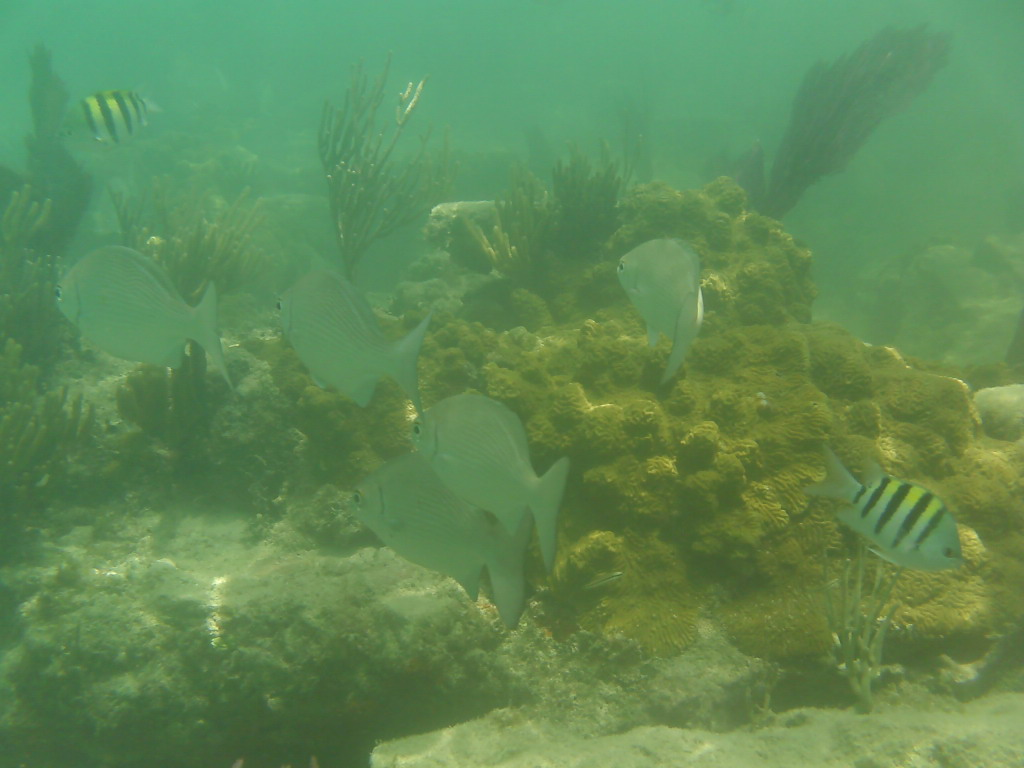
#> input picture ShallowWaterImage/imm1.jpg, 1024 x 768 px
$ python project.py
#> lines starting #> are read from the running program, lines starting #| are printed output that depends on the picture; long printed decimals are rounded
import os
import numpy as np
import cv2
import math
from skimage.color import rgb2hsv,hsv2rgb
from skimage.color import rgb2lab, lab2rgb
import statistics
from matplotlib import pyplot as plt


######################################################

def stretching(img):
    height = img.shape[0]  #row of image
    width = img.shape[1]    #col of image
    for k in range(0, 3):
        #Max_channel  = np.max(img[:,:,k])
        #Min_channel  = np.min(img[:,:,k])


        length = height * width
        R_rray = (np.copy(img[:,:,k])).flatten()
        R_rray.sort()

        ###################################################
        mm=statistics.mode(R_rray)
        LL=list(R_rray)
        mindex=LL.index(mm)

        Min_channel = int(R_rray[int(mindex*0.1/ 100)])
        Max_channel = int(R_rray[-int( (length-mindex)*0.1/100 )])

        ####################################################
        #Min_channel = int(R_rray[int(length / 100)])
        #Max_channel = int(R_rray[-int(length / 100)])
        #############################################################
        modd=statistics.mode(R_rray)

        omin=int((1-0.655)*modd)
        omax=255


        for i in range(height):
            for j in range(width):
                img[i,j,k] = (img[i,j,k] - Min_channel) * (omax - omin) / (Max_channel - Min_channel)+ omin
    return img


##############################################################

def cal_equalisation(img,ratio):
    Array = img * ratio
    Array = np.clip(Array, 0, 255)
    return Array

def RGB_equalisation(img):
    img = np.float32(img)
    avg_RGB = []
    totalave=0

    for i in range(3):
        avg = np.mean(img[:,:,i])    ##
        avg_RGB.append(avg)
        totalave=totalave+avg

    totalave=totalave/3

    avg_RGB = 128/np.array(avg_RGB)  ##128/mean
    ratio = avg_RGB

    for i in range(0,2):
        img[:,:,i] = cal_equalisation(img[:,:,i],ratio[i])
    return img


########################################################

e = math.e

def global_Stretching_ab(a,height, width):
    array_Global_histogram_stretching_L = np.zeros((height, width), 'float64')
    for i in range(0, height):
        for j in range(0, width):
                p_out = a[i][j] * (1.3 ** (1 - math.fabs(a[i][j] / 128)))
                array_Global_histogram_stretching_L[i][j] = p_out
    return (array_Global_histogram_stretching_L)


############################################################3
def global_stretching(img_L,height, width):
    length = height * width
    R_rray = (np.copy(img_L)).flatten()
    R_rray.sort()
    #print('R_rray',R_rray)
    I_min = int(R_rray[int(length / 1000)])
    I_max = int(R_rray[-int(length / 1000)])
    #print('I_min',I_min)
    #print('I_max',I_max)
    array_Global_histogram_stretching_L = np.zeros((height, width))
    for i in range(0, height):
        for j in range(0, width):
            if img_L[i][j] < I_min:
                p_out = img_L[i][j]
                array_Global_histogram_stretching_L[i][j] = 0
            elif (img_L[i][j] > I_max):
                p_out = img_L[i][j]
                array_Global_histogram_stretching_L[i][j] = 100
            else:
                p_out = int((img_L[i][j] - I_min) * ((100) / (I_max - I_min)))
                array_Global_histogram_stretching_L[i][j] = p_out
    return (array_Global_histogram_stretching_L)


#############################################################

def  LABStretching(sceneRadiance):


    sceneRadiance = np.clip(sceneRadiance, 0, 255)
    sceneRadiance = np.uint8(sceneRadiance)

    height = sceneRadiance.shape[0]
    width = sceneRadiance.shape[1]

    img_lab = rgb2lab(sceneRadiance)
    L, a, b = cv2.split(img_lab)

    img_L_stretching = global_stretching(L, height, width)
    img_a_stretching = global_Stretching_ab(a, height, width)
    img_b_stretching = global_Stretching_ab(b, height, width)

    labArray = np.zeros((height, width, 3), 'float64')
    labArray[:, :, 0] = img_L_stretching
    labArray[:, :, 1] = img_a_stretching
    labArray[:, :, 2] = img_b_stretching
    img_rgb = lab2rgb(labArray) * 255


    return img_rgb


###################################################################

def MSE(img1, img2):
    squared_diff = (img1 -img2)**2
    summed = np.sum(squared_diff)
    num_pix = img1.shape[0] * img1.shape[1]
    err = summed / num_pix

    return err


################################################################
imgg = cv2.imread('imm1.jpg')
#> imgg is the input picture: shape (768, 1024, 3); mean B, G, R 85.9, 137.7, 95.5

#colour equalization
sceneRadiance = RGB_equalisation(imgg)
#> the loop in RGB_equalisation, `for i in range(3):` made 3 passes
#> (avg, totalave) on passes 1 to 3: (85.87, 85.87), (137.7, 223.6), (95.48, 319.1)
#> after the loop in RGB_equalisation, `for i in range(3):`: avg_RGB = [85.87, 137.7, 95.48]; totalave = 319.1
#> in RGB_equalisation, `totalave=totalave/3`: totalave = 106.4
#> in RGB_equalisation, `avg_RGB = 128/np.array(avg_RGB)`: avg_RGB = [1.49, 0.929, 1.34]
#> after the loop in RGB_equalisation, `for i in range(0,2):`:
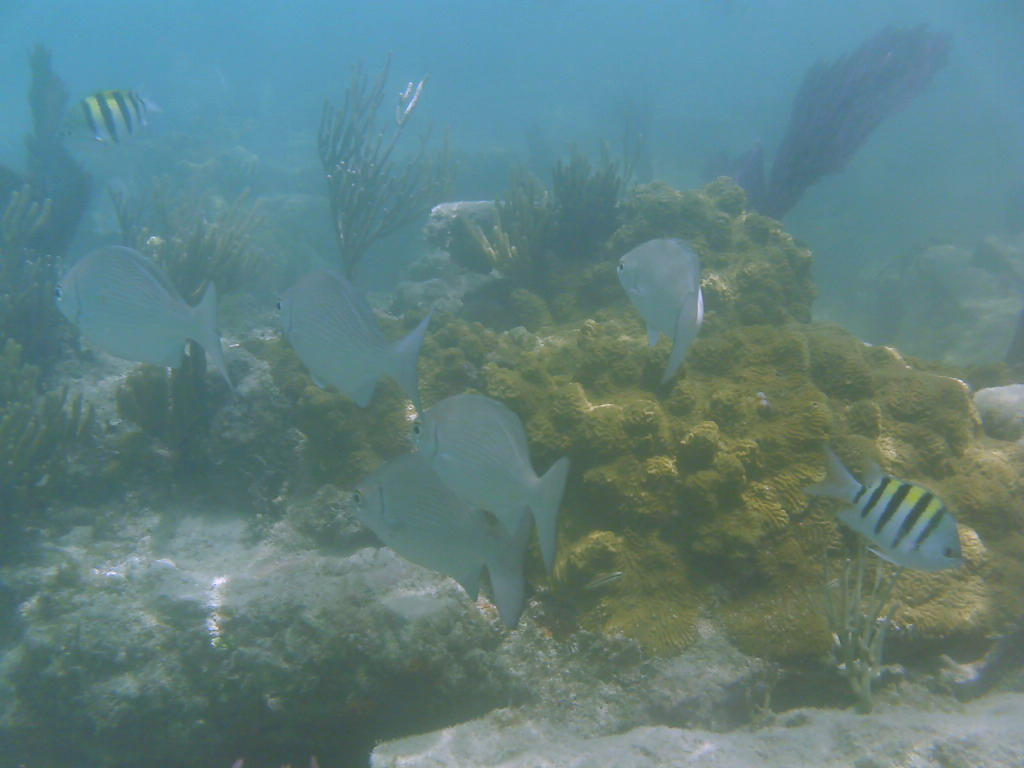
#> img: shape (768, 1024, 3) float32; mean B, G, R 128, 128, 95.5

#RGHS
sceneRadiance = stretching(sceneRadiance)
#> the loop in stretching, `for k in range(0, 3):` made 3 passes
#> (mm, mindex, Min_channel, Max_channel, modd, omin) on passes 1 to 3: (99.87, 200988, 58, 207, 99.87, 34), (135.7, 487790, 80, 195, 135.7, 46), (93, 390275, 59, 186, 93, 32)
#> after the loop in stretching, `for k in range(0, 3):`:
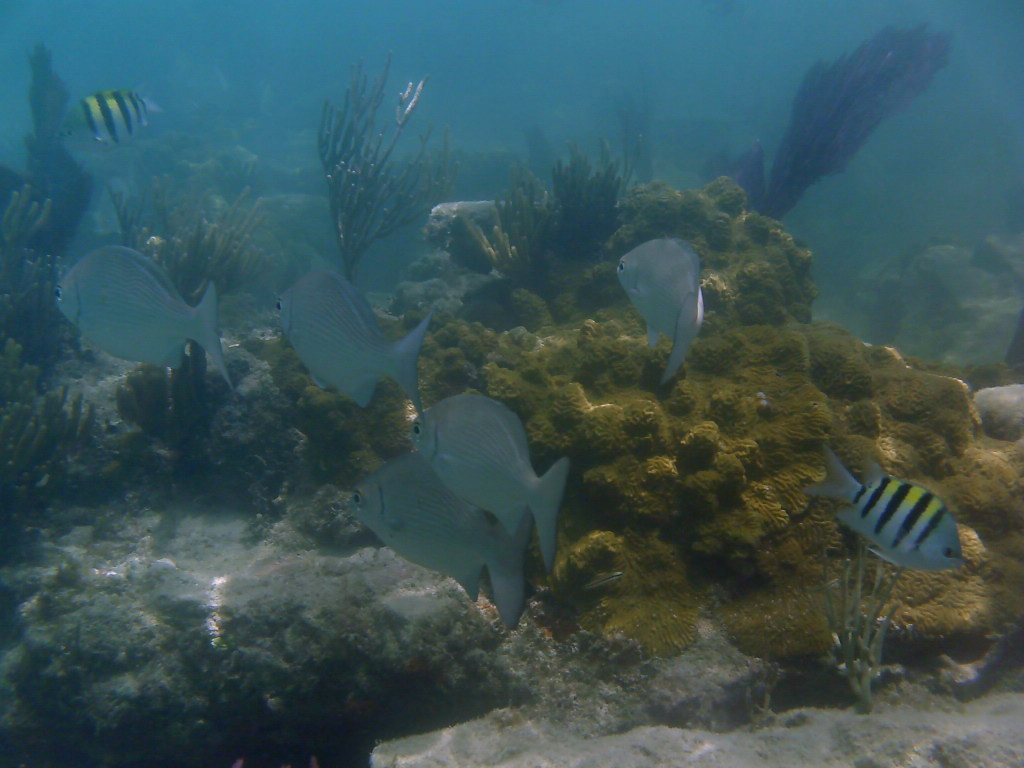
#> img: shape (768, 1024, 3) float32; mean B, G, R 137.9, 133.2, 96.1; drawn with min black and max white

#L*A*B* stretching
sceneRadiance = LABStretching(sceneRadiance)
#> in LABStretching, `img_lab = rgb2lab(sceneRadiance)`: img_lab: shape (768, 1024, 3) float64; mean of channels 0, 1, 2 54.8, -3.3, 20.4
#> in LABStretching, `L, a, b = cv2.split(img_lab)`:
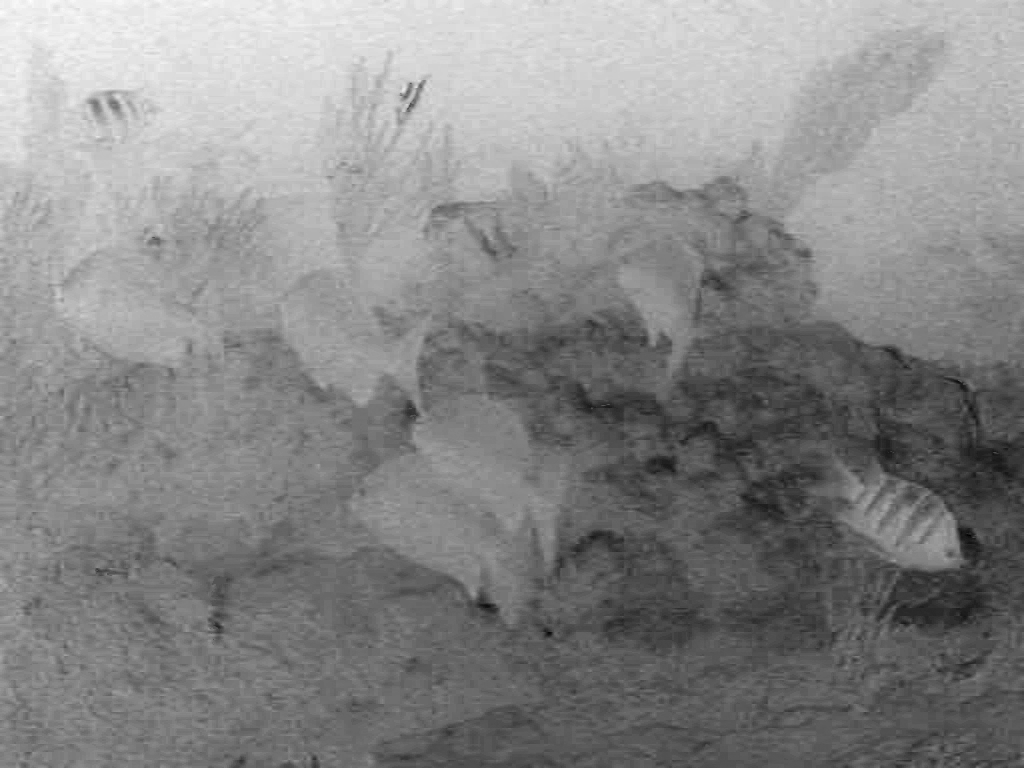
#> b: shape (768, 1024) float64; min -33.51, max 67.71, mean 20.4; drawn with min black and max white
#> in global_stretching, `I_min = int(R_rray[int(length / 1000)])`: I_min = 20
#> in global_stretching, `I_max = int(R_rray[-int(length / 1000)])`: I_max = 93
#> in LABStretching, `labArray[:, :, 0] = img_L_stretching`: labArray: shape (768, 1024, 3) float64; mean of channels 0, 1, 2 47.2, 0, 0
#> in LABStretching, `labArray[:, :, 1] = img_a_stretching`: labArray: shape (768, 1024, 3) float64; mean of channels 0, 1, 2 47.2, -4.2, 0
#> in LABStretching, `labArray[:, :, 2] = img_b_stretching`: labArray: shape (768, 1024, 3) float64; mean of channels 0, 1, 2 47.2, -4.2, 24.5

value1 = MSE(imgg, sceneRadiance)
#> in MSE, `squared_diff = (img1 -img2)**2`:
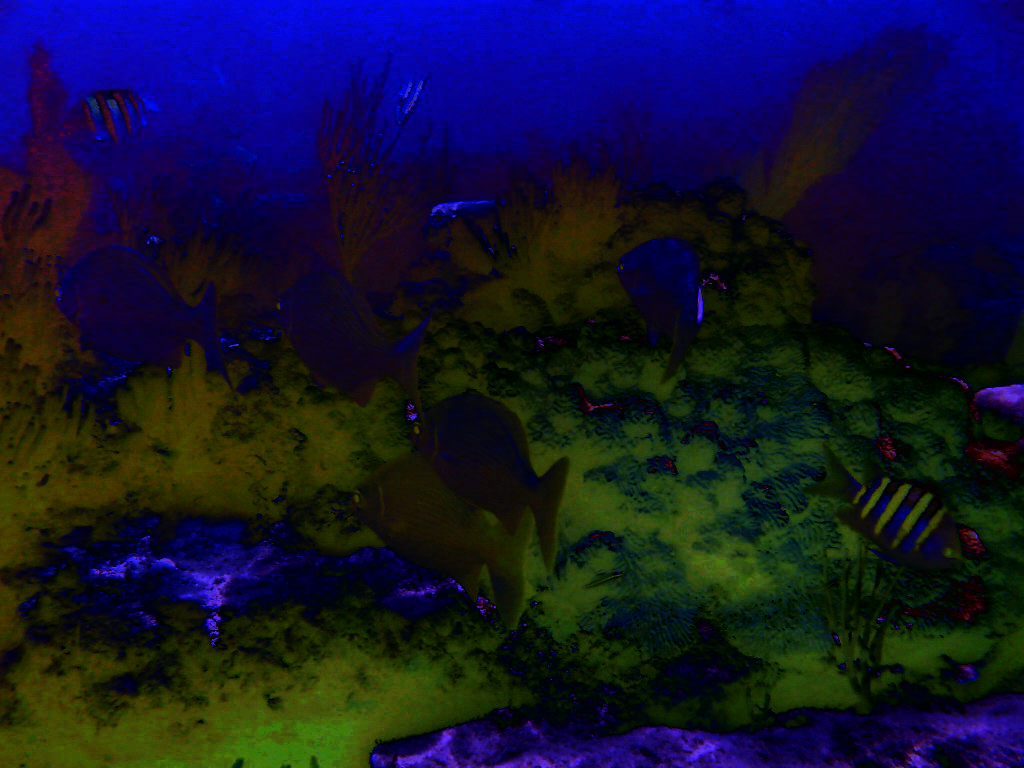
#> squared_diff: shape (768, 1024, 3) float64; mean B, G, R 2936.1, 1293, 1241.1; drawn with min black and max white
#> in MSE, `summed = np.sum(squared_diff)`: summed = 4.3e+09
#> in MSE, `err = summed / num_pix`: err = 5470.2
#> value1 = 5470.2

print(f"Mean square error between images before and after processing: {value1}")
#| Mean square error between images before and after processing: 5470.203


###############################################################

beforered=imgg[0]
#> beforered = 1024 rows, first 8: [123, 171, 82], [123, 171, 82], [125, 171, 82], [126, 170, 81], [125, 168, 81], [126, 168, 81], [128, 167, 81], [127, 166, 80]
beforegreen=imgg[1]
#> beforegreen = 1024 rows, first 8: [123, 169, 80], [123, 169, 80], [123, 169, 80], [125, 169, 80], [126, 169, 82], [127, 169, 82], [128, 170, 83], [128, 170, 83]
beforeblue=imgg[2]
#> beforeblue = 1024 rows, first 8: [122, 168, 79], [122, 168, 79], [124, 168, 79], [125, 169, 80], [126, 169, 82], [127, 170, 83], [128, 170, 83], [129, 171, 84]


plt.hist(beforered.ravel(),256,[0,256]);plt.title('red channel before processing');plt.show()
plt.hist(beforegreen.ravel(),256,[0,256]);plt.title('green channel before processing');plt.show()
plt.hist(beforeblue.ravel(),256,[0,256]);plt.title('blue channel before processing');plt.show()
#> after `plt.hist(beforeblue.ravel(), 256, [0, 256])`:
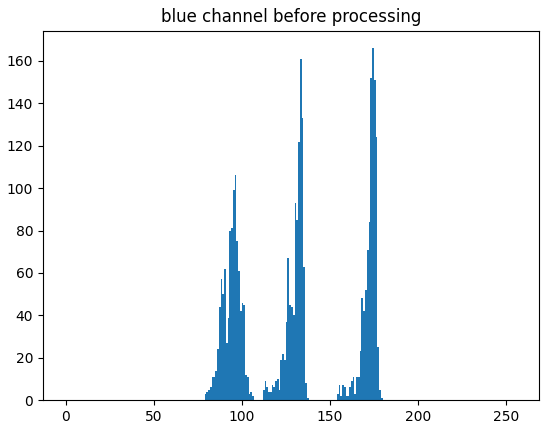
#> figure drawn by matplotlib, 1 panel; tallest bar 166 high, from x = 174 to 175


##############################################################################
red=sceneRadiance[0]
#> red = 1024 rows, first 8: [222.6, 191.2, 50.21], [222.6, 191.2, 50.21], [230.2, 192.3, 51.86], [230.9, 188.1, 47.44], [229.1, 184.9, 47.71], [230.8, 184.2, 47.09], [236.2, 182, 47.68], [233.3, 179.2, 44.42]
green=sceneRadiance[1]
#> green = 1024 rows, first 8: [222.5, 187.4, 44.72], [222.5, 187.4, 44.72], [222.5, 187.4, 44.72], [227, 185.8, 43.14], [231.9, 187.7, 50.91], [233.7, 187, 50.3], [237.5, 189.4, 54.35], [237.5, 189.4, 54.35]
blue=sceneRadiance[2]
#> blue = 1024 rows, first 8: [219.7, 184.6, 42.71], [219.7, 184.6, 42.71], [224.2, 183, 41.1], [227, 185.8, 43.14], [231.9, 187.7, 50.91], [232.7, 187.3, 51.9], [237.5, 189.4, 54.35], [241.3, 191.9, 55.95]


plt.hist(red.ravel(),256,[0,256]);plt.title('red channel after processing');plt.show()
plt.hist(green.ravel(),256,[0,256]);plt.title('green channel after processing');plt.show()
plt.hist(blue.ravel(),256,[0,256]);plt.title('blue channel after processing');plt.show()


cv2.imwrite('result1.jpg', sceneRadiance)
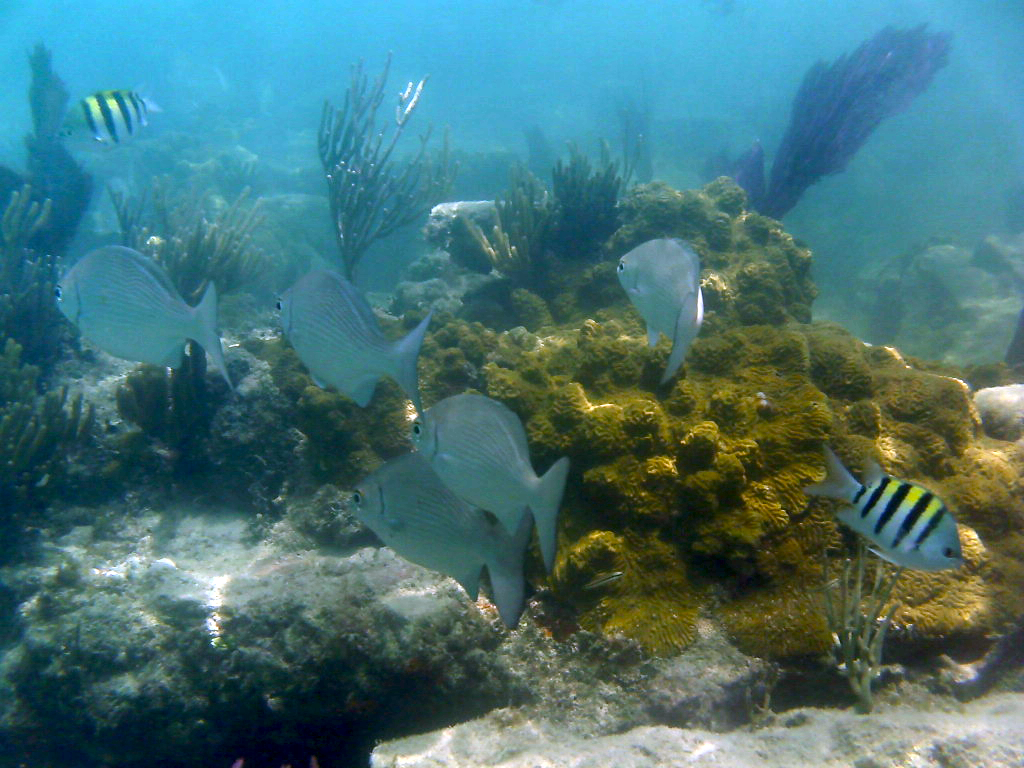
#> saved as result1.jpg: shape (768, 1024, 3); mean B, G, R 117.6, 114.7, 69.5
